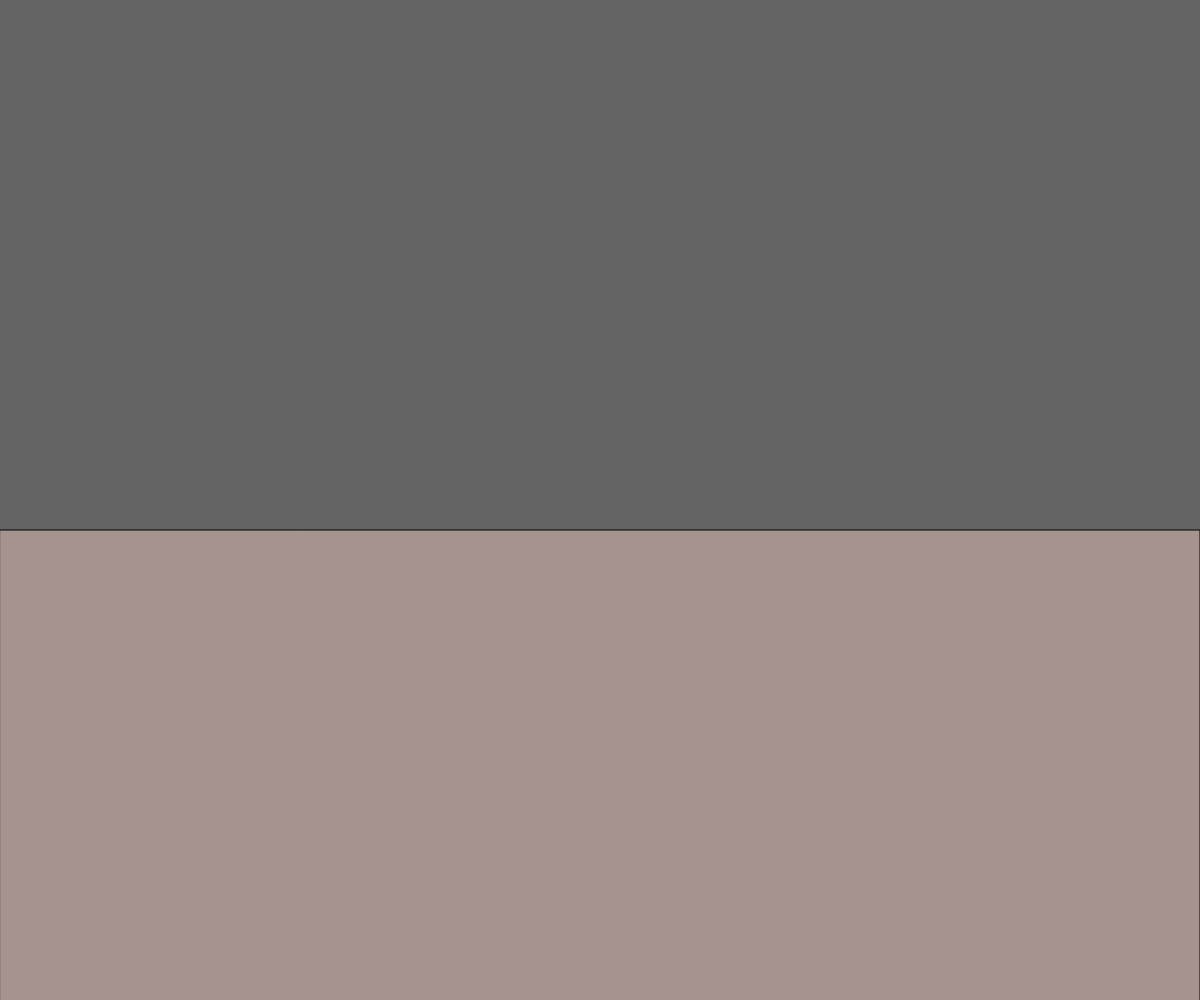
Frame 1 (no input)
Frame 60 (no input): identical to frame 1, image omitted
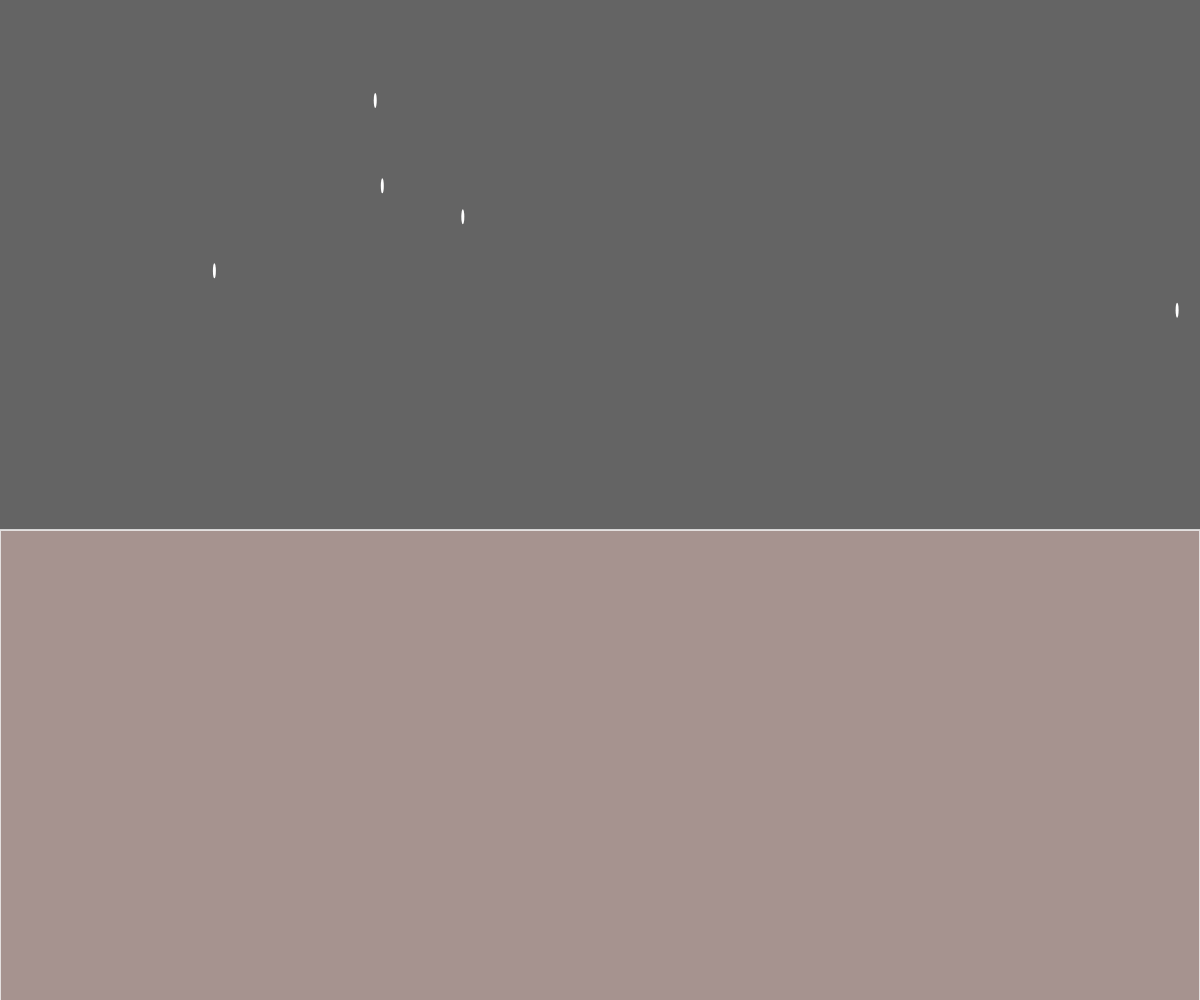
Frame 120 (the mouse pressed at the canvas centre since frame 60)

The p5.js sketch that drew these frames (run headless with seeded random() and noise() and a simulated clock; from frame 60 on, the mouse is pressed at the canvas centre):

// p5.js sketch
// ── sketch.js
var rain = [];
var rainingNow = false;
var bgcolor = (100, 100, 100);

function setup() {
  createCanvas(windowWidth, windowHeight);
  
  for (i = 0; i < 100; i++) {
    rain[i] = new Rain(random(50, windowWidth), random(0, -8000));
  }
}

function draw() {
  background(bgcolor);
  ground();

  if (rainingNow == true) {
    //background(100);
    for (i = 0; i < rain.length; i++) {
      rain[i].dropRain();
      rain[i].splash();
    }
  }
}

function ground() {

  fill(170, 150, 146, 240);
  rect(0, 530, windowWidth, 530);
}

function Rain(x, y) {
  this.x = x;
  this.y = y;
  this.length = 15;
  this.r = 0;
  this.opacity = 200;

  this.dropRain = function() {
    noStroke();
    fill(255);

    ellipse(this.x, this.y, 3, this.length);
    this.y = this.y + 6
    if (this.y > 540) {
      this.length = this.length - 5;
        }
    if (this.length < 0) {
      this.length = 0;
    }
  }

  this.splash = function() {
    strokeWeight(2);
    //stroke(245, 200/frameCount);
    stroke(245, this.opacity);
    noFill();
    if (this.y > 540) {
      ellipse(this.x, 550, this.r * 2, this.r / 2);
      this.r++;
      this.opacity = this.opacity - 10;

      //keep the rain dropping
      if (this.opacity < 0) {
        this.y = random(0, -100);
        this.length = 15;
        this.r = 0;
        this.opacity = 200;
      }
    }
  }
}

function mousePressed() {
    rainingNow = true;
    bgcolor = (100, 100, 100);
}
